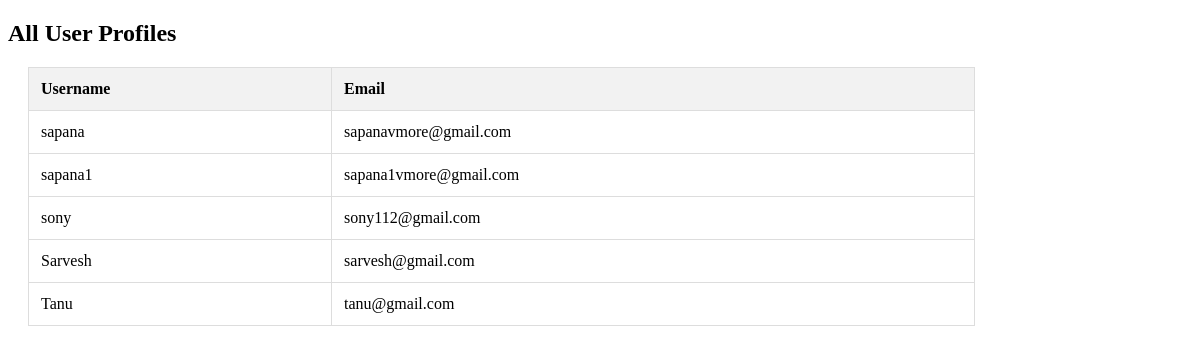
Page /maps/all_profiles/ on the committed database.
### maps_google/models.py (models this page shows, shortened)
class UserProfile(models.Model):
    username = models.CharField(max_length=100)
    email = models.EmailField(unique=True)

### maps_google/views.py (the view)
# urls.py: path('all_profiles/', view.all_profiles, name='all_profiles')
def all_profiles(request):
    user_profiles = UserProfile.objects.all()
    return render(request, 'maps_google/all_profiles.html', {'user_profiles': user_profiles})

### maps_google/templates/maps_google/all_profiles.html (shortened to what this page needs)
<!DOCTYPE html>
<html>
<head>
</head>
<body>
<h2>All User Profiles</h2>
{% if user_profiles %}
    <table>
        <thead>
            <tr>
                <th>Username</th>
                <th>Email</th>
            </tr>
        </thead>
        <tbody>
            {% for user_profile in user_profiles %}
                <tr>
                    <td>{{ user_profile.username }}</td>
                    <td>{{ user_profile.email }}</td>
                </tr>
            {% endfor %}
        </tbody>
    </table>
{% else %}
    <p>No user profiles found.</p>
{% endif %}
</body>
</html>

### maps_google/templates/maps_google/all_profiles.html (style rules this page uses)
table { width: 80%; border-collapse: collapse; margin: 20px; }
th, td { border: 1px solid #ddd; padding: 12px; text-align: left; }
th { background-color: #f2f2f2; }

### rows in the picture
UserProfile: username "sapana", email "sapanavmore@gmail.com"
UserProfile: username "sapana1", email "sapana1vmore@gmail.com"
UserProfile: username "sony", email "sony112@gmail.com"
UserProfile: username "Sarvesh", email "sarvesh@gmail.com"
UserProfile: username "Tanu", email "tanu@gmail.com"
